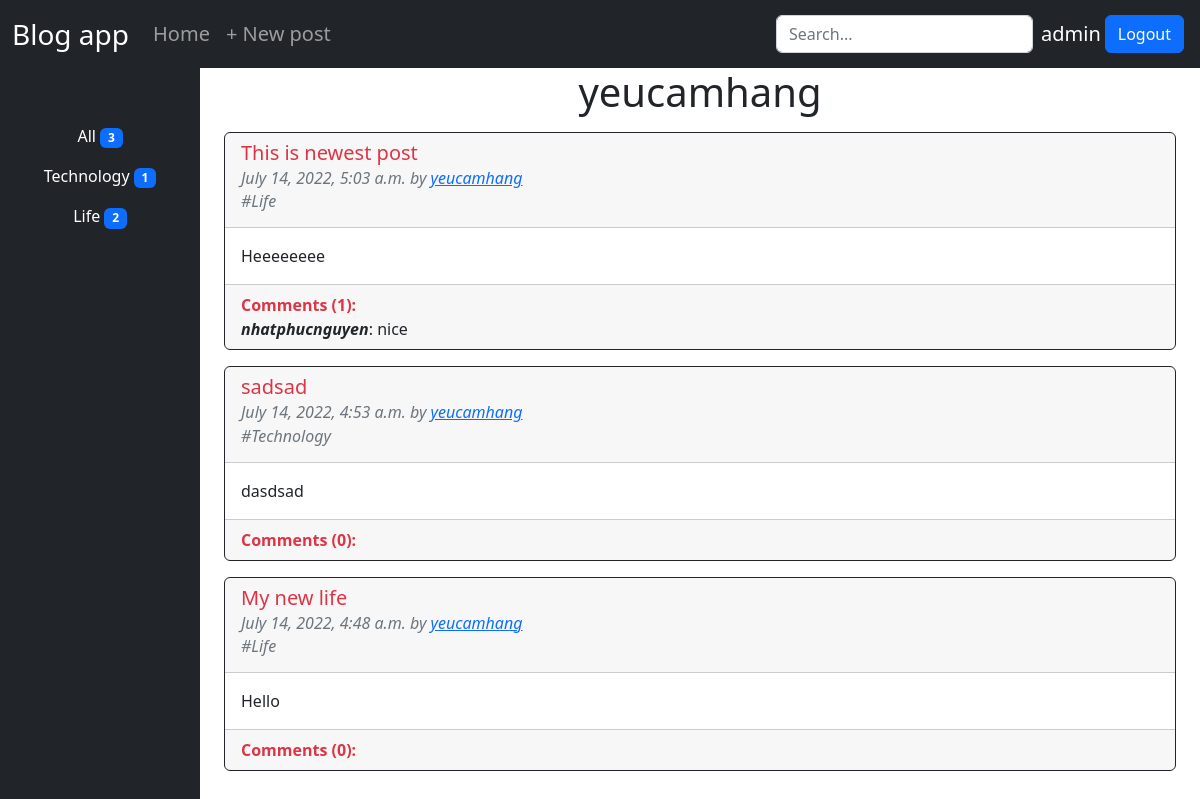
The app's page /profile/2 (signed in) with its own data.
### base/models.py (models this page shows, shortened)
class Topic(models.Model):
    name = models.CharField(max_length=100)
    def __str__(self):
        return self.name

class Post(models.Model):
    topic = models.ForeignKey(Topic,null=True,on_delete=models.SET_NULL)
    title = models.CharField(max_length=150)
    body = models.TextField()
    author = models.ForeignKey(
        User,
        on_delete= models.CASCADE,
    )
    timeUpdated = models.DateTimeField(auto_now_add=True)
    timeCreated = models.DateTimeField(auto_created=True,auto_now_add=True)
    class Meta:
        ordering = ('-timeUpdated','-timeCreated')

class Comment(models.Model):
    post = models.ForeignKey(
        Post,
        on_delete=models.CASCADE,
        related_name='comments'
    )
    author = models.ForeignKey(
        User,
        on_delete=models.CASCADE,
    )
    body = models.TextField(max_length=250)
    timeCreated = models.DateTimeField(auto_created=True,auto_now_add=True)
    class Meta:
        ordering = ('-timeCreated',)

### base/views.py (the view)
# urls.py: path('profile/<str:pk>',views.author_profile,name='author_profile')
def author_profile(request,pk):
    q = request.GET.get('q') if request.GET.get('q') != None else ''
    author = User.objects.get(id=pk)
    if q != '':
        author_posts = Post.objects.filter(
            Q(author_id=author.id) & Q(topic__name=q)
        )
    else:
        author_posts = Post.objects.filter(
            author = author
        )
    author_post_count = Post.objects.filter(author=author).count()
    topics = Topic.objects.all()
    topic_post_count = {}
    for topic in topics:
        topic_post_count.update({topic.name:Post.objects.filter(topic__name=topic,author=author).count()})
    context = {'author':author,"posts":author_posts,'post_count':author_post_count,'topics':topics,'topic_post_count':topic_post_count}
    return render(request,'base/author_profile.html',context)

### base/templates/base/author_profile.html
{% extends 'base.html' %}
{% block content %}
    <div class="container-fluid">
        <div class="row">
            <div class="col-6 col-md-2 bg-dark text-center" style="min-height: 100vh;">
                <ul class="nav flex-column mt-5">
                    <li class="nav-item">
                        <a class="nav-link text-white" aria-current="page" href="{% url 'author_profile' author.id %}">All <span class="badge bg-primary text-wrap">{{post_count}}</span></a>
                        </li>
                    {% for topic,quantity in topic_post_count.items %}
                        <li class="nav-item">
                        <a class="nav-link text-white" aria-current="page" href="{% url 'author_profile' author.id %}?q={{topic}}">{{topic}} <span class="badge bg-primary text-wrap">{{quantity}}</span></a>
                        </li>
                    {% endfor %}
                </ul>
            </div>
            <div class="col">
                <h1 class="text-center">{{author.username}}</h1>
                {% include 'base/postlist_component.html' %}
            </div>
        </div>
    </div>
{% endblock %}

### templates/navbar.html (shortened to what this page needs)
<nav class="navbar navbar-expand-lg navbar-dark bg-dark">
    <div class="container-fluid">
        <a class="navbar-brand fs-3" href="#">Blog app</a>
        <div class="collapse navbar-collapse fs-5" id="navbarNav">
            <ul class="navbar-nav me-auto mb-2 mb-lg-0">
                <li class="nav-item">
                    <a class="nav-link" href="{% url 'post_list' %}">Home</a>
                </li>
                {% if request.user.is_authenticated %}
                <li class="nav-item">
                    <a class="nav-link " href="{% url 'post_create' %}">+ New post</a>
                </li>
                {% endif %}
            </ul>
            <div class="d-flex p-1 justify-content-end">
                <form class="d-flex" role="search" method="GET" action="{% url 'post_list' %}">
                    <input class="form-control me-2" name="q" type="search" placeholder="Search..." aria-label="Search">
                </form>
                {% if request.user.is_authenticated %}
                    <span class="text-white fs-5 mt-1">{{user.username}}</span>
                    <a class="btn btn-primary ms-1" href="{% url 'logout' %}">Logout</a>
                {% else %}
                    <a class="btn btn-secondary ms-1" href="{% url 'login' %}">Login</a>
                    <a class="btn btn-primary ms-1" href="{% url 'signup' %}">Signup</a>
                {% endif %}
            </div>
        </div>
    </div>
</nav>

### base/templates/base/postlist_component.html (shortened to what this page needs)
{% for post in posts %}
<div class="container">
    <div div class="card border-dark border-1" style="width: 100%; margin-top:1rem">
        <div class="card-header">
            <h5 class="card-title"><a href="{% url 'post_details' post.id %}"
                    class="text-decoration-none link-danger">{{post.title}}</a></h5>
            <h6 class="card-subtitle mb-2 fst-italic text-muted ">{{post.timeCreated}} by <a
                    href="{% url 'author_profile' post.author.id %}">{{post.author}}</a></h6>
            <h6 class="card-subtitle mb-2 fst-italic text-muted "> #{{post.topic}}</h6>
        </div>
        <div class="card-body">
            <p class="card-text">{{post.body}}</p>
        </div>
        <div class="card-footer">
            <span class="text-danger fw-bold">Comments ({{post.comments.all.count}}):</span>
            {% for comment in post.comments.all|slice:"0:2" %}
            <div><span class="fst-italic fw-bold">{{comment.author}}</span>: {{comment.body}}</div>
            {% endfor %}
        </div>
    </div>
</div>
{% endfor %}

### records on screen
Topic: topic_post_count "Technology"
Topic: topic_post_count "Life"
Post: title "This is newest post", timeCreated "July 14, 2022, 5:03 a.m.", author "yeucamhang", topic "Life", body "Heeeeeeee", comments.all.count "1"
Comment: author "nhatphucnguyen", body "nice"
Post: title "sadsad", timeCreated "July 14, 2022, 4:53 a.m.", author "yeucamhang", topic "Technology", body "dasdsad", comments.all.count "0"
Post: title "My new life", timeCreated "July 14, 2022, 4:48 a.m.", author "yeucamhang", topic "Life", body "Hello", comments.all.count "0"

### other values on screen
{{ user.username }} "admin"
{{ post_count }} "3"
{{ quantity }} "1" "2"
{{ author.username }} "yeucamhang"
